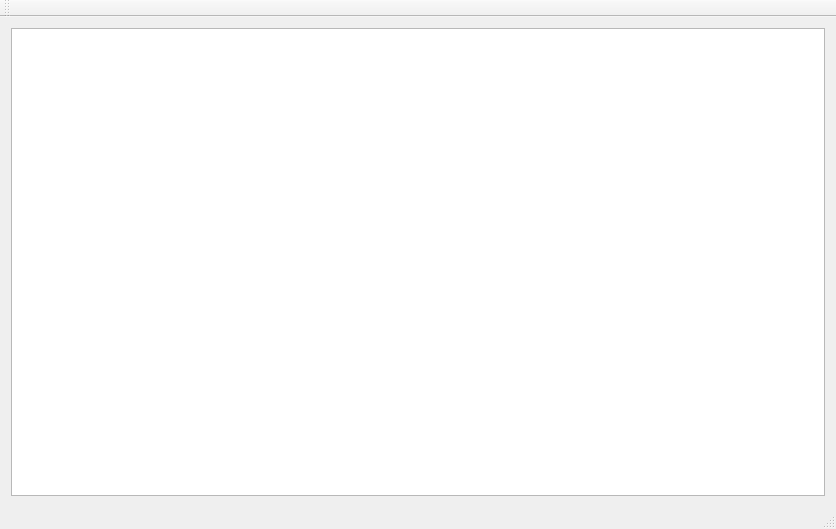
<?xml version="1.0" encoding="UTF-8"?>
<ui version="4.0">
 <class>MainWindow</class>
 <widget class="QMainWindow" name="MainWindow">
  <property name="geometry">
   <rect>
    <x>0</x>
    <y>0</y>
    <width>836</width>
    <height>529</height>
   </rect>
  </property>
  <property name="windowTitle">
   <string>MainWindow</string>
  </property>
  <widget class="QWidget" name="centralWidget">
   <layout class="QHBoxLayout" name="horizontalLayout">
    <item>
     <widget class="QGraphicsView" name="graphicsView"/>
    </item>
   </layout>
  </widget>
  <widget class="QMenuBar" name="menuBar">
   <property name="geometry">
    <rect>
     <x>0</x>
     <y>0</y>
     <width>836</width>
     <height>25</height>
    </rect>
   </property>
  </widget>
  <widget class="QToolBar" name="mainToolBar">
   <attribute name="toolBarArea">
    <enum>TopToolBarArea</enum>
   </attribute>
   <attribute name="toolBarBreak">
    <bool>false</bool>
   </attribute>
  </widget>
  <widget class="QStatusBar" name="statusBar"/>
 </widget>
 <layoutdefault spacing="6" margin="11"/>
 <resources/>
 <connections/>
</ui>
